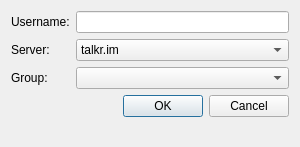
<?xml version="1.0" encoding="UTF-8"?>
<ui version="4.0">
 <class>dlg_add_buddy</class>
 <widget class="QDialog" name="dlg_add_buddy">
  <property name="geometry">
   <rect>
    <x>0</x>
    <y>0</y>
    <width>300</width>
    <height>147</height>
   </rect>
  </property>
  <property name="minimumSize">
   <size>
    <width>300</width>
    <height>147</height>
   </size>
  </property>
  <property name="maximumSize">
   <size>
    <width>16777215</width>
    <height>147</height>
   </size>
  </property>
  <property name="windowTitle">
   <string>Add new buddy</string>
  </property>
  <property name="windowIcon">
   <iconset resource="resource/res.qrc">
    <normaloff>:/icons/icons/logotype.png</normaloff>:/icons/icons/logotype.png</iconset>
  </property>
  <layout class="QFormLayout" name="formLayout">
   <item row="0" column="0">
    <widget class="QLabel" name="lab_jid">
     <property name="text">
      <string>Username:</string>
     </property>
    </widget>
   </item>
   <item row="0" column="1">
    <widget class="QLineEdit" name="eln_jid"/>
   </item>
   <item row="1" column="0">
    <widget class="QLabel" name="lab_server">
     <property name="text">
      <string>Server:</string>
     </property>
    </widget>
   </item>
   <item row="1" column="1">
    <widget class="QComboBox" name="cmb_server">
     <item>
      <property name="text">
       <string>talkr.im</string>
      </property>
     </item>
    </widget>
   </item>
   <item row="2" column="0">
    <widget class="QLabel" name="lab_group">
     <property name="text">
      <string>Group:</string>
     </property>
    </widget>
   </item>
   <item row="2" column="1">
    <widget class="QComboBox" name="cmb_group"/>
   </item>
   <item row="3" column="0" colspan="2">
    <widget class="QDialogButtonBox" name="buttonBox">
     <property name="orientation">
      <enum>Qt::Horizontal</enum>
     </property>
     <property name="standardButtons">
      <set>QDialogButtonBox::Cancel|QDialogButtonBox::Ok</set>
     </property>
    </widget>
   </item>
  </layout>
 </widget>
 <resources>
  <include location="resource/res.qrc"/>
 </resources>
 <connections>
  <connection>
   <sender>buttonBox</sender>
   <signal>accepted()</signal>
   <receiver>dlg_add_buddy</receiver>
   <slot>accept()</slot>
   <hints>
    <hint type="sourcelabel">
     <x>248</x>
     <y>254</y>
    </hint>
    <hint type="destinationlabel">
     <x>157</x>
     <y>274</y>
    </hint>
   </hints>
  </connection>
  <connection>
   <sender>buttonBox</sender>
   <signal>rejected()</signal>
   <receiver>dlg_add_buddy</receiver>
   <slot>reject()</slot>
   <hints>
    <hint type="sourcelabel">
     <x>316</x>
     <y>260</y>
    </hint>
    <hint type="destinationlabel">
     <x>286</x>
     <y>274</y>
    </hint>
   </hints>
  </connection>
 </connections>
</ui>
